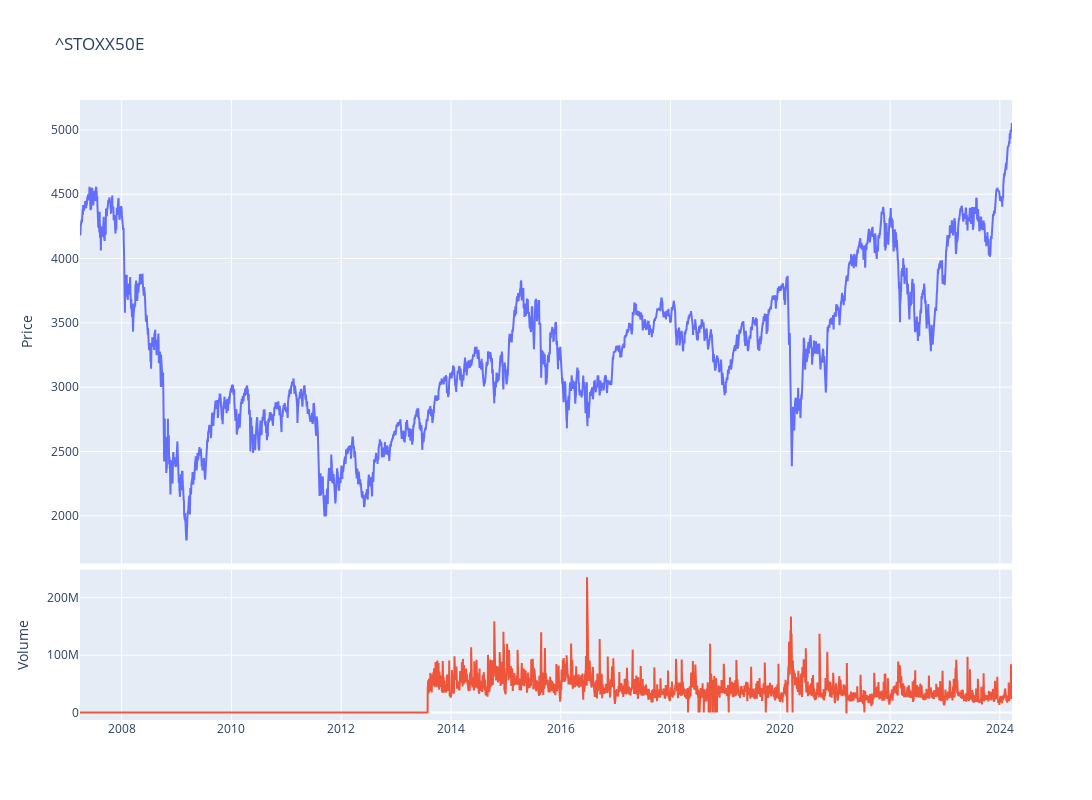

The notebook cell this image was saved under:
### Code cell
fig = make_subplots(rows=4, cols=1,shared_xaxes=True,vertical_spacing=0.01,specs=[[{'rowspan':3,'colspan':1}],[None],[None],[{'rowspan':1,'colspan':1}]])

# Graph (1,1)
fig.add_trace(go.Scatter(x=stock_ticker.index,y=stock_ticker['Adj Close'],mode="lines",name=f"{ticker}"),row=1, col=1)
# Update xaxis properties
fig.update_yaxes(title_text="Price", row=1, col=1)

# Graph (4,1)
fig.add_trace(go.Scatter(x=stock_ticker.index,y=stock_ticker['Volume'],mode="lines",name='Volume'),row=4, col=1)
fig.update_yaxes(title_text="Volume", row=4, col=1)

fig.update_layout(height=800, width=1300,showlegend=False,title=f"{ticker}")

fig.show()

### Figure 1 — Plotly figure (JSON) as saved in the notebook; plotly's stock layout.template omitted (floating-point values rounded to 4 significant figures; data arrays with more than 128 entries replaced by an {"elided": "..."} marker saying what was removed)
{"data": [{"mode": "lines", "name": "^STOXX50E", "type": "scatter", "x": {"elided": "4260 str values"}, "xaxis": "x", "y": {"elided": "4260 float values"}, "yaxis": "y"}, {"mode": "lines", "name": "Volume", "type": "scatter", "x": {"elided": "4260 str values"}, "xaxis": "x2", "y": {"elided": "4260 int values"}, "yaxis": "y2"}], "layout": {"height": 800, "showlegend": false, "title": {"text": "^STOXX50E"}, "width": 1300, "xaxis": {"anchor": "y", "domain": [0, 1], "matches": "x2", "showticklabels": false}, "xaxis2": {"anchor": "y2", "domain": [0, 1]}, "yaxis": {"anchor": "x", "domain": [0.2525, 1], "title": {"text": "Price"}}, "yaxis2": {"anchor": "x2", "domain": [0, 0.2425], "title": {"text": "Volume"}}}}
